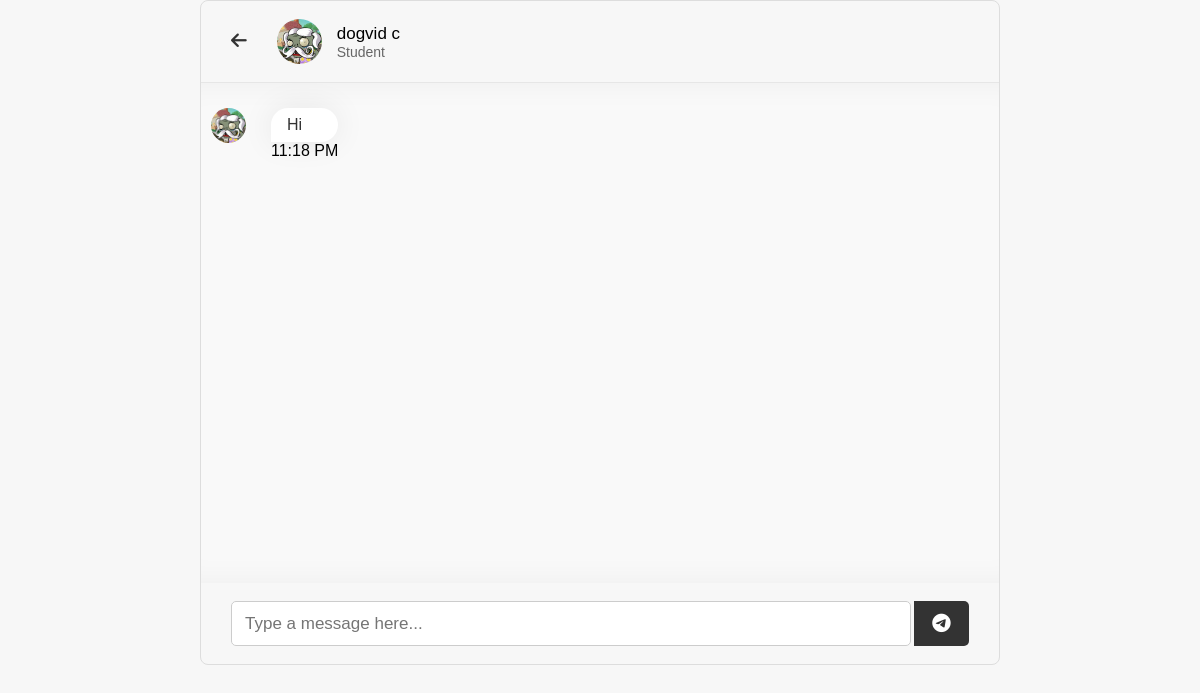
The page /messages.php?user_id=23 (signed in) on the database as committed earlier.
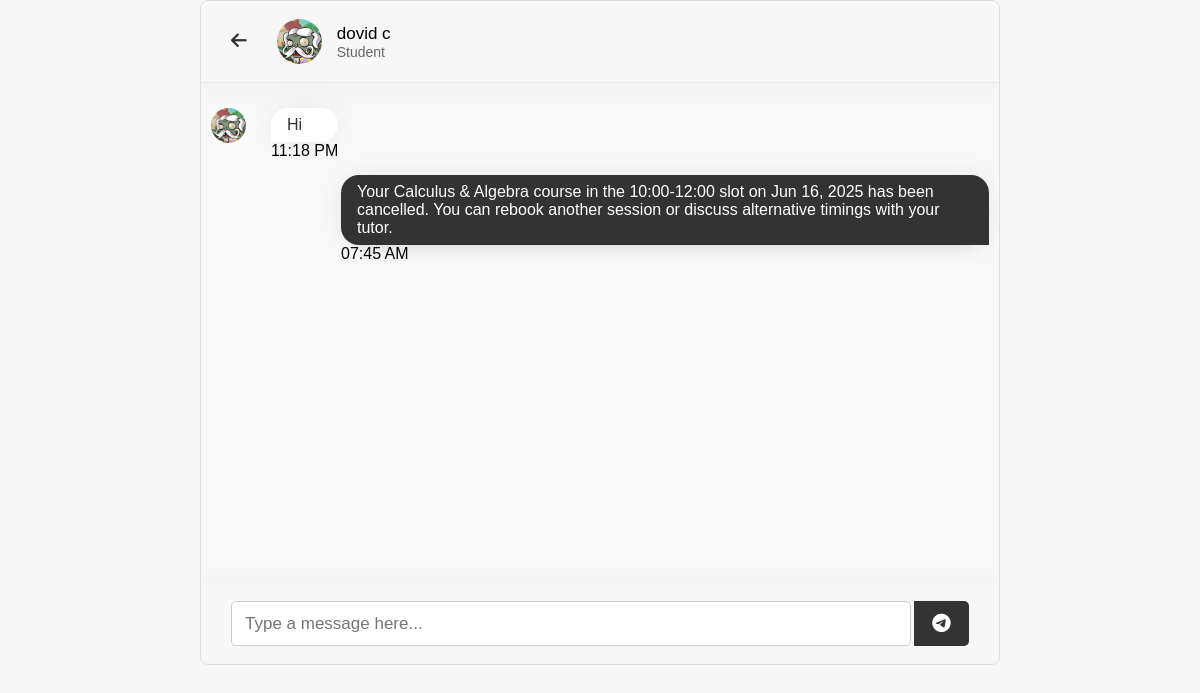
The same page on the database as committed later.
### tables this page shows
CREATE TABLE `user` (
  `user_id` int(11) NOT NULL,
  `username` varchar(50) NOT NULL,
  `password` varchar(255) DEFAULT NULL,
  `email` varchar(100) NOT NULL,
  `role` enum('student','tutor','admin') NOT NULL,
  `first_name` varchar(50) NOT NULL,
  `last_name` varchar(50) NOT NULL,
  `phone` varchar(20) DEFAULT NULL,
  `profile_image` varchar(255) DEFAULT NULL,
  `is_active` tinyint(1) DEFAULT 1,
  `created_at` timestamp NOT NULL DEFAULT current_timestamp(),
  `last_login` datetime DEFAULT NULL
);

CREATE TABLE `message` (
  `message_id` int(11) NOT NULL,
  `sender_id` int(11) NOT NULL,
  `receiver_id` int(11) NOT NULL,
  `content` text NOT NULL,
  `sent_datetime` datetime NOT NULL DEFAULT current_timestamp(),
  `is_read` tinyint(1) NOT NULL DEFAULT 0
);

### messages.php (the view, shortened to what this page needs)
<?php
require_once "db_connection.php";
$current_user_id = (int)$_SESSION['user_id'];
$current_user_role_query = "SELECT role FROM user WHERE user_id = ?";
$stmt = $conn->prepare($current_user_role_query);
$stmt->bind_param("i", $current_user_id);
$stmt->execute();
$current_user_role_result = $stmt->get_result();
$current_user_role = $current_user_role_result->fetch_assoc()['role'];
$other_user_id = (int)$_GET['user_id'];
$other_user_query = "SELECT user_id, username, email, first_name, last_name, phone, profile_image, role
                    FROM user WHERE user_id = ?";
$stmt = $conn->prepare($other_user_query);
$stmt->bind_param("i", $other_user_id);
$stmt->execute();
$other_user_result = $stmt->get_result();
$other_user_data = $other_user_result->fetch_assoc();
$message_query = "SELECT message_id, sender_id, receiver_id, content, sent_datetime, is_read
                  FROM message
                  WHERE (sender_id = ? AND receiver_id = ?)
                  OR (sender_id = ? AND receiver_id = ?)
                  ORDER BY sent_datetime ASC";
$stmt = $conn->prepare($message_query);
$stmt->bind_param("iiii", $current_user_id, $other_user_id, $other_user_id, $current_user_id);
$stmt->execute();
$messages_result = $stmt->get_result();
function getProfilePage($role) {
    return $role === 'tutor' ? 'tutor_profile.php' : 'student_profile.php';
}
?>
<!DOCTYPE html>
<html lang="en">
<head>
    <link rel="stylesheet" href="msgstyle.css">
    <link rel="stylesheet" href="https://cdnjs.cloudflare.com/ajax/libs/font-awesome/6.0.0/css/all.min.css">
</head>
<body>
    <div class="wrapper">
        <section class="chat-area">
            <header>
                <a href="<?php echo getProfilePage($current_user_role); ?>" class="back-icon">
                    <i class="fas fa-arrow-left"></i>
                </a>
                <img src="<?php echo htmlspecialchars($other_user_data['profile_image'] ?: 'images/default_profile.jpg'); ?>" alt="Profile" class="profile-img">
                <div class="details">
                    <span><?php echo htmlspecialchars($other_user_data['first_name'] . ' ' . $other_user_data['last_name']); ?></span>
                    <p><?php echo htmlspecialchars(ucfirst($other_user_data['role'])); ?></p>
                </div>
            </header>
            <div class="chat-box">
                <?php while ($row = $messages_result->fetch_assoc()): ?>
                    <div class="chat <?php echo $row['sender_id'] == $current_user_id ? 'outgoing' : 'incoming'; ?>">
                        <?php if ($row['sender_id'] != $current_user_id): ?>
                            <img src="<?php echo htmlspecialchars($other_user_data['profile_image'] ?: 'images/default_profile.jpg'); ?>" alt="">
                        <?php endif; ?>
                        <div class="details">
                            <p><?php echo htmlspecialchars($row['content']); ?></p>
                            <span class="time"><?php echo date('h:i A', strtotime($row['sent_datetime'])); ?></span>
                        </div>
                    </div>
                <?php endwhile; ?>
            </div>
            <form action="send_message.php" method="POST" class="typing-area" autocomplete="off">
                <input type="text" name="message" placeholder="Type a message here..." required>
                <button type="submit"><i class="fab fa-telegram-plane"></i></button>
            </form>
        </section>
    </div>
</body>
</html>

Rows that differ between the two databases and show on the page:
changed user "Student": first_name+last_name "dogvid c" → "dovid c"
added message: content "Your Calculus & Algebra course in the 10:00-12:00 slot on Jun 16, 2025 has been cancelled. You can rebook another session or discuss alternative timings with your tutor.", sent_datetime "07:45 AM"
